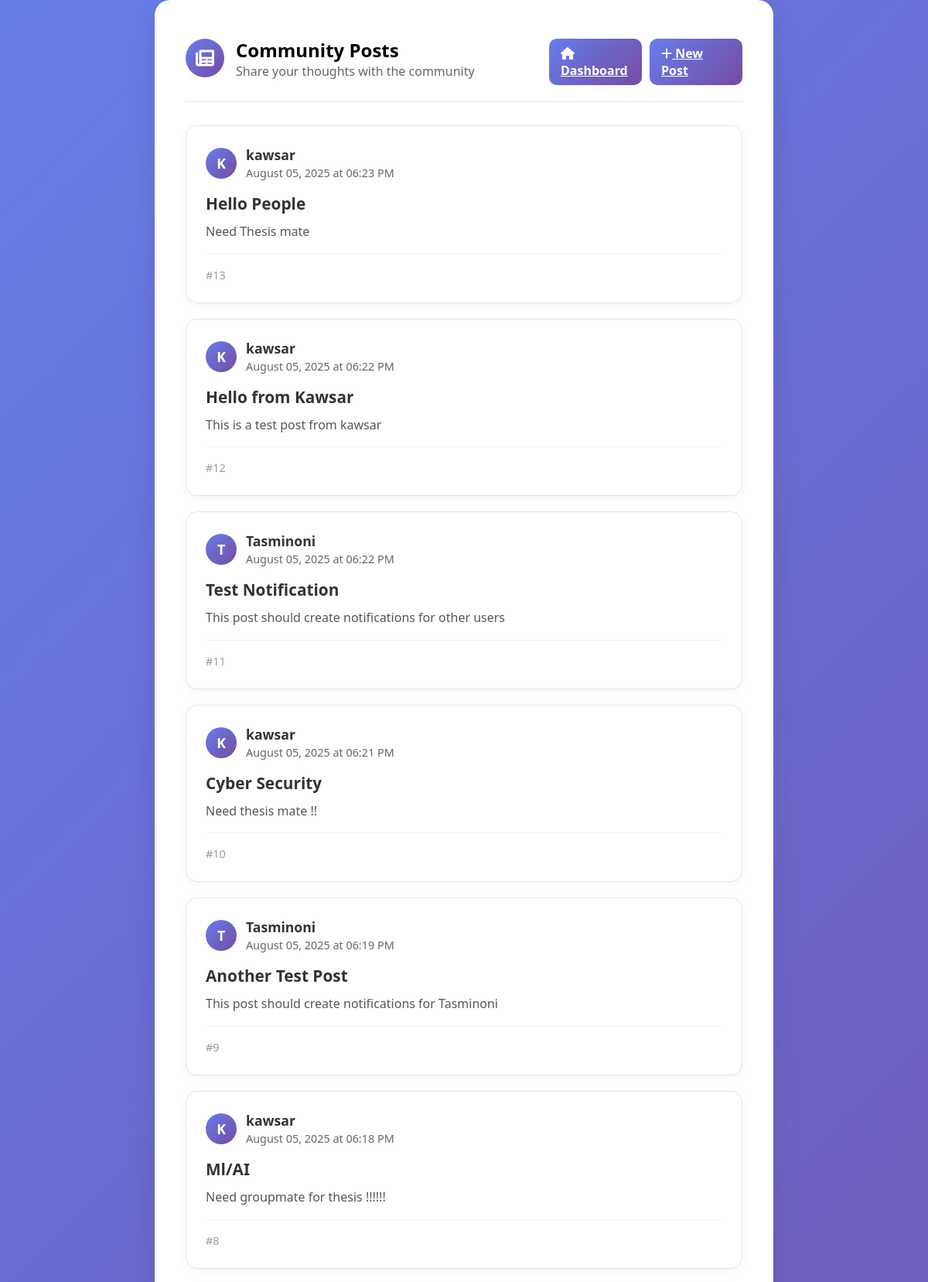
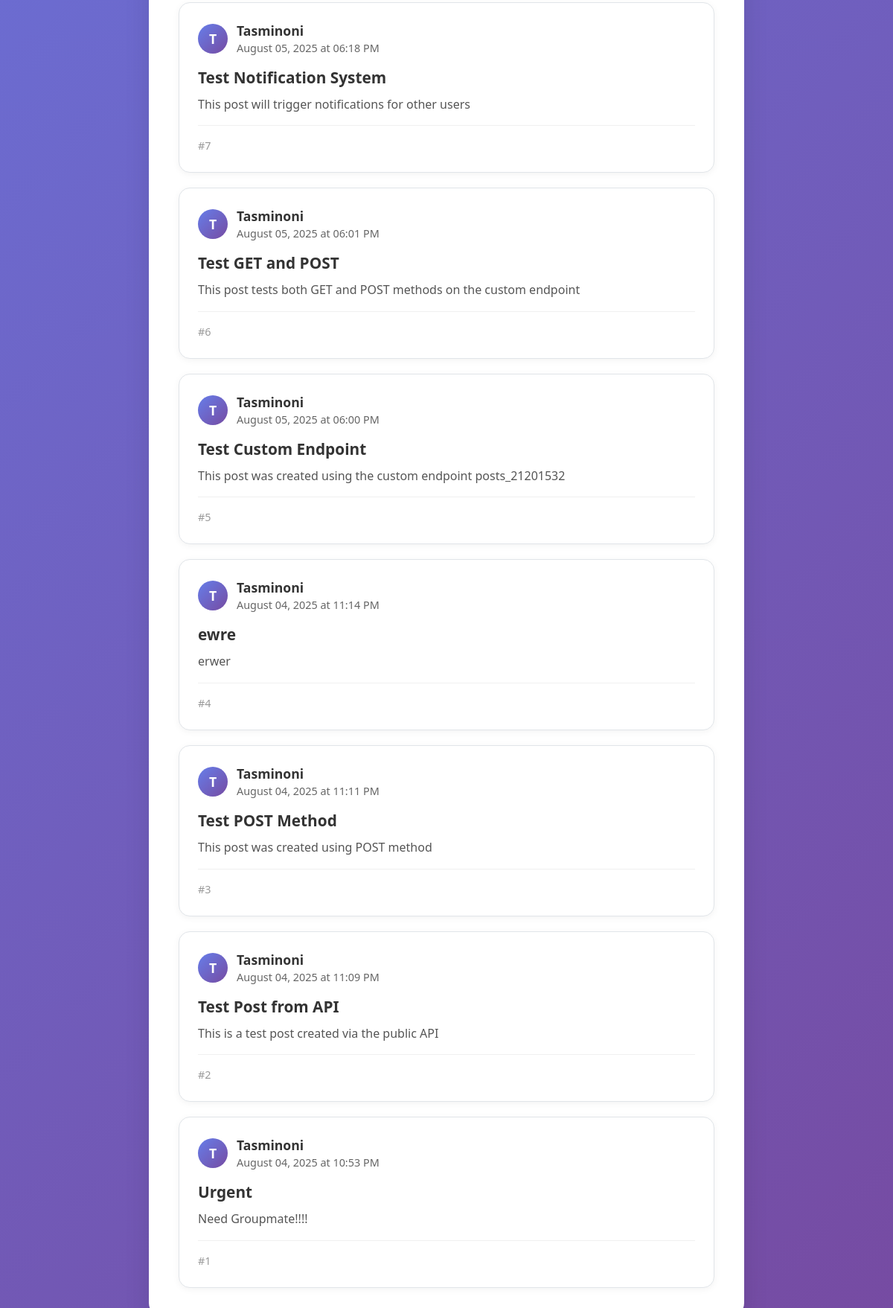
/posts (signed in), run on the app's committed database (2 pictures, top to bottom).
### app_with_login.py (models this page shows, shortened)
class Post(db.Model):
    id = db.Column(db.Integer, primary_key=True)
    title = db.Column(db.String(200), nullable=False)
    content = db.Column(db.Text, nullable=False)
    created_at = db.Column(db.DateTime, default=datetime.utcnow)
    user_id = db.Column(db.Integer, db.ForeignKey('user.id'), nullable=False)

class User(db.Model):
    id = db.Column(db.Integer, primary_key=True)
    username = db.Column(db.String(50), unique=True, nullable=False)
    email = db.Column(db.String(100), unique=True, nullable=False)
    password_hash = db.Column(db.String(255), nullable=False)
    created_at = db.Column(db.DateTime, default=datetime.utcnow)
    posts = db.relationship('Post', backref='author', lazy=True)

### app_with_login.py (the view)
@app.route('/posts')
def posts():
    if 'user_id' not in session:
        return redirect(url_for('login'))
    all_posts = Post.query.join(User).order_by(Post.created_at.desc()).all()
    return render_template('posts.html', posts=all_posts)

### templates/posts.html (shortened to what this page needs)
{% extends "base.html" %}
{% block content %}
<div class="dashboard">
    <div class="dashboard-header">
        <div class="user-info">
            <div class="user-avatar">
                <i class="fas fa-newspaper"></i>
            </div>
            <div>
                <h2>Community Posts</h2>
                <p style="color: #666; margin: 0;">Share your thoughts with the community</p>
            </div>
        </div>
        <div style="display: flex; gap: 10px;">
            <a href="{{ url_for('dashboard') }}" class="btn" style="max-width: 120px; padding: 8px 15px;">
                <i class="fas fa-home"></i> Dashboard
            </a>
            <a href="{{ url_for('create_post') }}" class="btn" style="max-width: 120px; padding: 8px 15px;">
                <i class="fas fa-plus"></i> New Post
            </a>
        </div>
    </div>
    {% if posts %}
        <div class="posts-container">
            {% for post in posts %}
            <div class="post-card">
                <div class="post-header">
                    <div class="post-author">
                        <div class="author-avatar">
                            {{ post.author.username[0].upper() }}
                        </div>
                        <div class="author-info">
                            <h4>{{ post.author.username }}</h4>
                            <small>{{ post.created_at.strftime('%B %d, %Y at %I:%M %p') }}</small>
                        </div>
                    </div>
                </div>
                <div class="post-content">
                    <h3>{{ post.title }}</h3>
                    <p>{{ post.content }}</p>
                </div>
                <div class="post-footer">
                    <span class="post-id">#{{ post.id }}</span>
                </div>
            </div>
            {% endfor %}
        </div>
    {% endif %}
</div>
{% endblock %}

### templates/base.html (shortened to what this page needs)
<!DOCTYPE html>
<html lang="en">
<head>
    <link href="https://cdnjs.cloudflare.com/ajax/libs/font-awesome/6.0.0/css/all.min.css" rel="stylesheet">
</head>
<body>
    {% block content %}{% endblock %}
</body>
</html>

### templates/base.html (style rules this page uses)
* { margin: 0; padding: 0; box-sizing: border-box; }
body { font-family: 'Segoe UI', Tahoma, Geneva, Verdana, sans-serif; background: linear-gradient(135deg, #667eea 0%, #764ba2 100%); min-height: 100vh; display: flex; align-items: center; justify-content: center; }
.btn { width: 100%; padding: 12px; background: linear-gradient(135deg, #667eea 0%, #764ba2 100%); color: white; border: none; border-radius: 10px; font-size: 16px; font-weight: 600; cursor: pointer; transition: all 0.3s ease; margin-top: 10px; }
.dashboard { background: white; border-radius: 20px; box-shadow: 0 15px 35px rgba(0, 0, 0, 0.1); padding: 40px; width: 100%; max-width: 800px; min-height: 400px; }
.dashboard-header { display: flex; justify-content: space-between; align-items: center; margin-bottom: 30px; padding-bottom: 20px; border-bottom: 2px solid #f0f0f0; }
.user-info { display: flex; align-items: center; gap: 15px; }
.user-avatar { width: 50px; height: 50px; background: linear-gradient(135deg, #667eea 0%, #764ba2 100%); border-radius: 50%; display: flex; align-items: center; justify-content: center; color: white; font-size: 1.5rem; font-weight: bold; }

### templates/posts.html (style rules this page uses)
.posts-container { display: flex; flex-direction: column; gap: 20px; }
.post-card { background: white; border: 1px solid #e1e5e9; border-radius: 15px; padding: 25px; box-shadow: 0 2px 10px rgba(0, 0, 0, 0.05); transition: all 0.3s ease; }
.post-header { display: flex; justify-content: space-between; align-items: center; margin-bottom: 15px; }
.post-author { display: flex; align-items: center; gap: 12px; }
.author-avatar { width: 40px; height: 40px; background: linear-gradient(135deg, #667eea 0%, #764ba2 100%); border-radius: 50%; display: flex; align-items: center; justify-content: center; color: white; font-weight: bold; font-size: 1.1rem; }
.author-info h4 { margin: 0; color: #333; font-size: 1.1rem; }
.author-info small { color: #666; font-size: 0.9rem; }
.post-content h3 { color: #333; margin: 0 0 10px 0; font-size: 1.3rem; }
.post-content p { color: #555; line-height: 1.6; margin: 0; white-space: pre-wrap; }
.post-footer { margin-top: 15px; padding-top: 15px; border-top: 1px solid #f0f0f0; }
.post-id { color: #999; font-size: 0.9rem; font-weight: 500; }

### data on the page
Post: author "K", author.username "kawsar", created_at "August 05, 2025 at 06:23 PM", title "Hello People", content "Need Thesis mate", id "13"
Post: author "K", author.username "kawsar", created_at "August 05, 2025 at 06:22 PM", title "Hello from Kawsar", content "This is a test post from kawsar", id "12"
Post: author "T", author.username "Tasminoni", created_at "August 05, 2025 at 06:22 PM", title "Test Notification", content "This post should create notifications for other users", id "11"
Post: author "K", author.username "kawsar", created_at "August 05, 2025 at 06:21 PM", title "Cyber Security", content "Need thesis mate !!", id "10"
Post: author "T", author.username "Tasminoni", created_at "August 05, 2025 at 06:19 PM", title "Another Test Post", content "This post should create notifications for Tasminoni", id "9"
Post: author "K", author.username "kawsar", created_at "August 05, 2025 at 06:18 PM", title "Ml/AI", content "Need groupmate for thesis !!!!!!", id "8"
Post: author "T", author.username "Tasminoni", created_at "August 05, 2025 at 06:18 PM", title "Test Notification System", content "This post will trigger notifications for other users", id "7"
Post: author "T", author.username "Tasminoni", created_at "August 05, 2025 at 06:01 PM", title "Test GET and POST", content "This post tests both GET and POST methods on the custom endpoint", id "6"
Post: author "T", author.username "Tasminoni", created_at "August 05, 2025 at 06:00 PM", title "Test Custom Endpoint", content "This post was created using the custom endpoint posts_21201532", id "5"
Post: author "T", author.username "Tasminoni", created_at "August 04, 2025 at 11:14 PM", title "ewre", content "erwer", id "4"
Post: author "T", author.username "Tasminoni", created_at "August 04, 2025 at 11:11 PM", title "Test POST Method", content "This post was created using POST method", id "3"
Post: author "T", author.username "Tasminoni", created_at "August 04, 2025 at 11:09 PM", title "Test Post from API", content "This is a test post created via the public API", id "2"
Post: author "T", author.username "Tasminoni", created_at "August 04, 2025 at 10:53 PM", title "Urgent", content "Need Groupmate!!!!", id "1"
